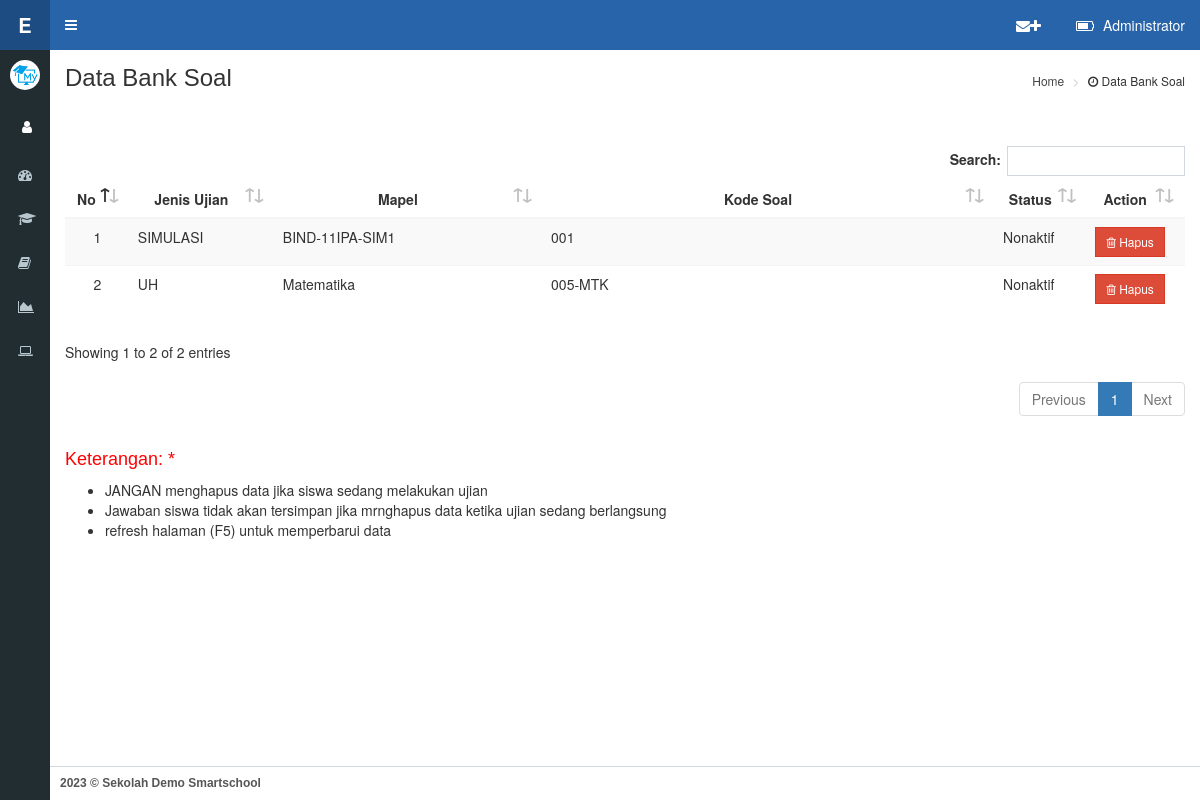
/on-admin/soalbase.php (signed in), run on an earlier commit of the app's database.
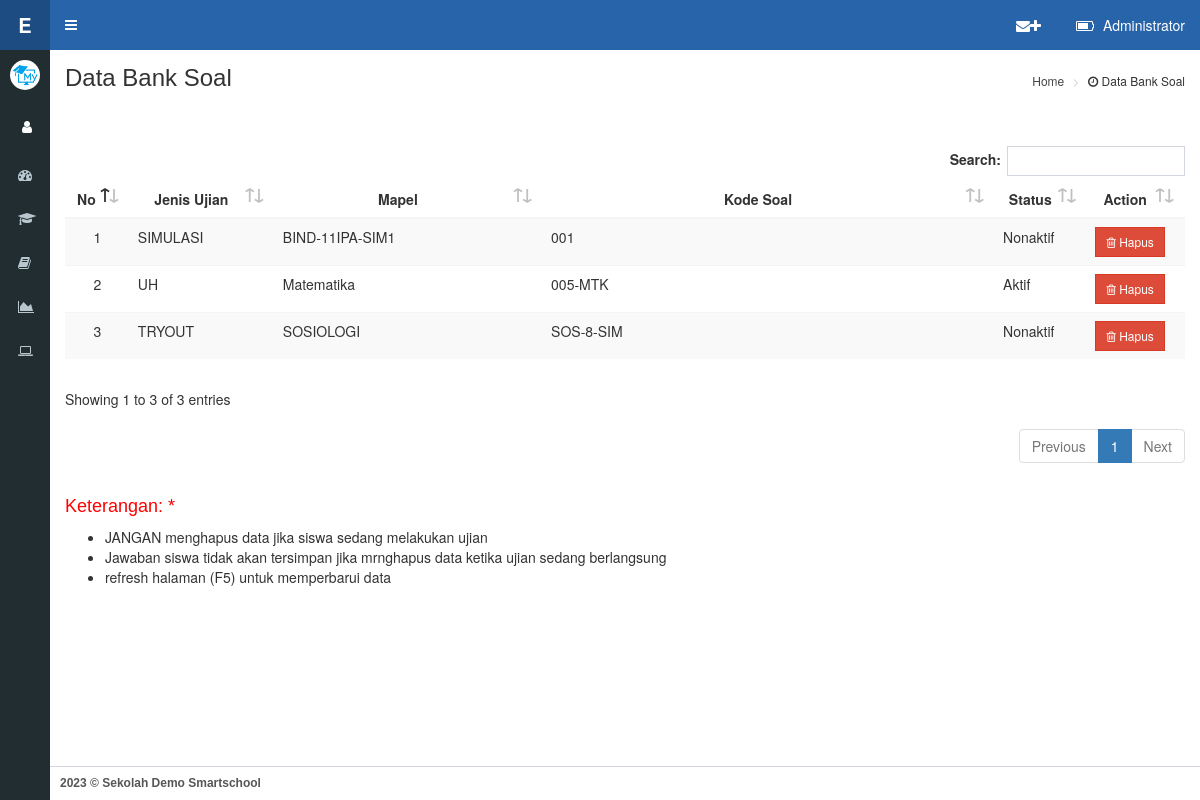
And on a later commit of the database.
### tables this page shows
CREATE TABLE `profil` (
  `id` int(11) NOT NULL,
  `n_sekolah` varchar(30) NOT NULL,
  `sub_n_sekolah` varchar(100) NOT NULL,
  `kode_sekolah` varchar(30) NOT NULL,
  `logo` varchar(30) NOT NULL,
  `logo_ujian` varchar(30) NOT NULL,
  `jenis_ujian` text NOT NULL,
  `kota` varchar(30) NOT NULL,
  `tanggal` text NOT NULL,
  `th_ajaran` varchar(15) NOT NULL,
  `logo_kota` varchar(30) NOT NULL,
  `web` varchar(30) NOT NULL,
  `bg_login` varchar(30) NOT NULL,
  `kepsek` varchar(50) NOT NULL,
  `nip` varchar(20) NOT NULL
);

CREATE TABLE `ujian` (
  `Urut` int(11) NOT NULL,
  `jenis` varchar(50) NOT NULL,
  `mapel` varchar(50) NOT NULL,
  `kodesoal` varchar(50) NOT NULL,
  `waktu` varchar(8) NOT NULL,
  `lamaujian` varchar(12) NOT NULL,
  `kunci` varchar(100) NOT NULL,
  `aktif` int(11) NOT NULL DEFAULT 0,
  `acak` varchar(2) NOT NULL,
  `opsi` varchar(10) NOT NULL,
  `kelas` varchar(10) NOT NULL,
  `nilai` varchar(3) NOT NULL
);

### on-admin/page/dt_soalbase.php (the view, shortened to what this page needs)
<thead>
	<tr>
		<th width="4%">No</th>
		<th width="15%">Jenis Ujian</th>
		<th width="25%">Mapel</th>
		<th width="40%">Kode Soal</th>
		<th width="4%">Status</th>
		<th width="10%">Action</th>
	</tr>
</thead>
<tbody>
	<?php
		$querydosen = mysqli_query ($konek, "SELECT * FROM ujian");
		$i=1;
		while ($vv = mysqli_fetch_array ($querydosen)){
		    $aktif =$vv['aktif'];
		    $aktif = str_replace("0", "Nonaktif", $aktif);
                        $aktif = str_replace("1", "Aktif", $aktif);
			echo "
				<tr>
					<td align=center>$i</td>
					<td>$vv[jenis]</td>
					<td>$vv[mapel]</td>
					<td>$vv[kodesoal]</td>
					<td>$aktif</td>
					<td>
					<a style='font-decoration:none;color:#222;' onClick='confirm_delete(\"page/soalbase_delete.php?id=$vv[Urut]\")'><button type='button' class='btn btn-danger btn-flat btn-sm'><i class='fa fa-trash-o'></i> Hapus</button></a>
					</td>
				</tr>";
		$i++;
		}
	?>
</tbody>

### on-admin/soalbase.php (shortened to what this page needs)
<?php
include ('../koneksi/koneksi.php');
?>
<!DOCTYPE html>
<html>
 <head>
	<link href="../js/sweetalert.css" rel="stylesheet" type="text/css"/>
	<?php
		include "bundle/bundle_css.php";
	?>
  </head>
<?php
include "tema/tema.php";
?>
    <div class="wrapper">
      <?php
        include 'navbar/content_header.php';
      ?>
      <aside class="main-sidebar">
        <section class="sidebar">
      <?php
        include "navbar/userpanel.php";
      ?>
          <ul class="sidebar-menu" data-widget="tree">
              <li><a href="index.php"><i class="fa fa-tachometer"></i><span> Dashboard</span></a></li>
				<li><a href="siswa.php"><i class="fa fa-graduation-cap"></i><span> Management Siswa</span></a></li>
				<li class="treeview">
                  <a href="#">
                    <i class="fa fa-book"></i>
                  </a>
                </li>
				    <li><a href="hasiltest.php"><i class="fa fa-area-chart"></i><span> Hasil Test</span></a></li>
                    <li><a href="monitor.php"><i class="fa fa-laptop"></i><span> Monitoring Ujian</span></a></li>
          </ul>
        </section>
      </aside>
      <div class="content-wrapper">
        <section class="content-header">
          <h1>Data Bank Soal</h1>
          <ol class="breadcrumb">
            <li><a href="#"> Home</a></li>
            <li><i class="fa fa-clock-o"></i> Data Bank Soal</li>
          </ol>
        </section>
        <section class="content">
          <div class="row">
            <div class="col-xs-12">
                <div style="overflow-x:auto;" id="printableArea">
                <br></br>
					<table id="data1" class="table table-hover table-striped">
					<?php
					include "page/dt_soalbase.php";
					?>
					</table>
				</div>
            </div>
          </div>
          <h4><font color="#FF0000">Keterangan: *</font></h4>
                                <ul>
                                <li>JANGAN menghapus data jika siswa sedang melakukan ujian</li>
								<li>Jawaban siswa tidak akan tersimpan jika mrnghapus data ketika ujian sedang berlangsung</li>
								<li>refresh halaman (F5) untuk memperbarui data</li>
                                </ul>
        </div>
    </div>
    <?php
		include	"navbar/content_footer.php";
	?>
  </body>
</html>

### on-admin/navbar/userpanel.php (shortened to what this page needs)
<?php
$qq = mysqli_query ($konek, "SELECT * FROM profil where id='1'");
						while ($xx = mysqli_fetch_array ($qq)){
                        ?>
		<div class="user-panel">
            <div class="pull-left image">
              <img src="../aset/foto/<?php echo $xx['logo'];?>" class="img-circle" alt="User Image">
            </div>
		  </div>
		  <div class="user-panel">
            <div class="pull-left image">
			<a href="profil.php" data-toggle="tooltip" data-placement="right" title="Profil"><button id="cog" class="btn btn-default btn-md"><i class="fa fa-user"></i></button></a>
            <a href="theme.php" data-placement="right" data-toggle="tooltip" title="setting"><button id="cog" class="btn btn-default"><i class="fa fa-cog"></i></button></a>
            </div>
        </div>
<?php }?>

What changed in the data, as far as the page shows it:
changed ujian "UH": aktif "Nonaktif" → "Aktif"
added ujian: jenis "TRYOUT", mapel "SOSIOLOGI", kodesoal "SOS-8-SIM", aktif "Nonaktif"
Also different on the page:
text written by a page script: "Search: Showing 1 to 2 of 2 entries Previous 1 Next" → "Search: Showing 1 to 3 of 3 entries Previous 1 Next"
